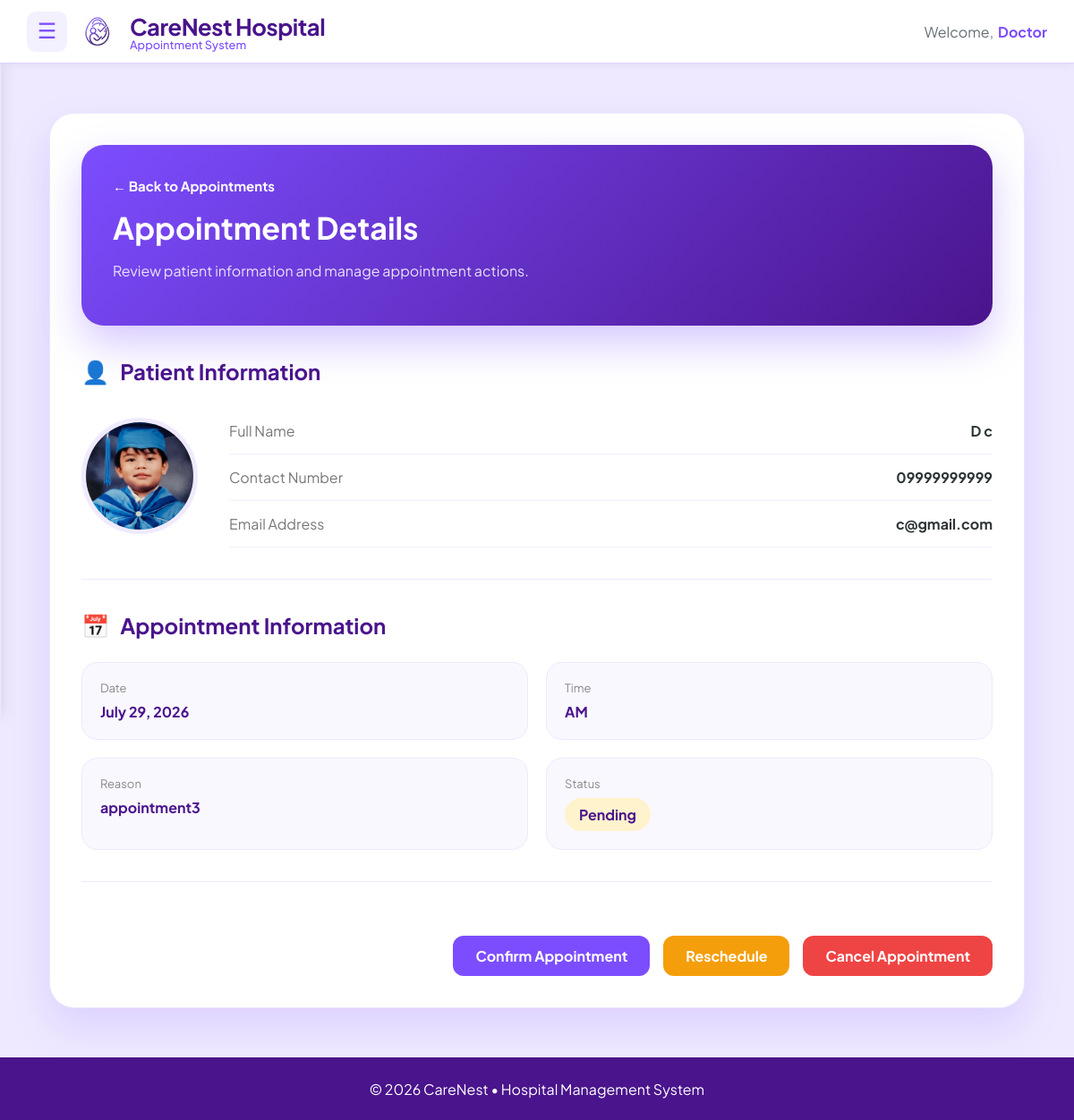
Page /doctor/appointments/23/ (signed in) on the committed database.
### main/models.py (models this page shows, shortened)
class Appointment(models.Model):
    STATUS_CHOICES = [
        ('Waiting', 'Waiting'),
        ('Pending', 'Pending'),
        ('Confirmed', 'Confirmed'),
        ('Completed', 'Completed'),
        ('Cancelled', 'Cancelled'),
    ]
    TIME_PERIOD_CHOICES = [
        ('AM', 'AM'),
        ('PM', 'PM'),
    ]
    patient = models.ForeignKey(
        Patient,
        on_delete=models.CASCADE,
        related_name='appointments'
    )
    doctor = models.ForeignKey(
        Doctor,
        on_delete=models.CASCADE,
        related_name='appointments'
    )
    date = models.DateField()
    time_period = models.CharField(
        max_length=2,
        choices=TIME_PERIOD_CHOICES,
        default='AM'
    )
    reason = models.TextField()
    status = models.CharField(
        max_length=15,
        choices=STATUS_CHOICES,
        default='Pending'
    )
    created_at = models.DateTimeField(auto_now_add=True)

class Patient(models.Model):
    SEX_CHOICES = [
        ('Male', 'Male'),
        ('Female', 'Female'),
        ('Other', 'Other'),
    ]
    BLOOD_TYPE_CHOICES = [
        ('A+', 'A+'),
        ('A-', 'A-'),
        ('B+', 'B+'),
        ('B-', 'B-'),
        ('AB+', 'AB+'),
        ('AB-', 'AB-'),
        ('O+', 'O+'),
        ('O-', 'O-'),
        ('Unknown', 'Unknown'),
    ]
    user = models.OneToOneField(
        User,
        on_delete=models.CASCADE,
        related_name='patient_profile'
    )
    first_name = models.CharField(max_length=50, default="Unknown")
    middle_name = models.CharField(max_length=50, blank=True, null=True)
    last_name = models.CharField(max_length=50, default="Unknown")
    date_of_birth = models.DateField()
    sex = models.CharField(
        max_length=10,
        choices=SEX_CHOICES,
        default='Male'
    )
    blood_type = models.CharField(
        max_length=10,
        choices=BLOOD_TYPE_CHOICES,
        default='Unknown'
    )
    height = models.DecimalField(
        max_digits=5,
        decimal_places=2,
        blank=True,
        null=True,
        help_text="Height in centimeters"
    )
    weight = models.DecimalField(
        max_digits=5,
        decimal_places=2,
        blank=True,
        null=True,
        help_text="Weight in kilograms"
    )
    address = models.TextField()
    contact_number = models.CharField(max_length=15)
    profile_picture = models.ImageField(
        upload_to=user_directory_path,
        default='default.jpg',
        blank=True,
        null=True
    )
    @property
    def email(self):
        return self.user.email

### main/views.py (the view)
# urls.py: path("doctor/appointments/<int:appointment_id>/",views.doctor_appointment_detail, name="doctor_appointment_detail",),
@login_required
def doctor_appointment_detail(request, appointment_id):
    try:
        doctor = request.user.doctor_profile
    except Doctor.DoesNotExist:
        return redirect("login")
    appointment = get_object_or_404(
        Appointment,
        id=appointment_id,
        doctor=doctor
    )
    has_medical_record = MedicalRecord.objects.filter(
        appointment=appointment
    ).exists()
    context = {
        "doctor": doctor,
        "appointment": appointment,
        "has_medical_record": has_medical_record,
    }
    return render(
        request,
        "doctors/appointment/doctor_appointment_details.html",
        context
    )

### main/templates/doctors/appointment/doctor_appointment_details.html (shortened to what this page needs)
{% extends "includes/dashboard_base.html" %}
{% load static %}
{% block content %}
{% block extra_css %}
<link rel="stylesheet" href="{% static 'css/doctor_appointment_details.css' %}">
{% endblock %}
<div class="appointment-details-page">
<section class="details-card">
<div class="appointment-header">
<div>
<a href="{% url 'doctor_appointments' %}" class="back-btn">
    ← Back to Appointments
</a>
<h1>
    Appointment Details
</h1>
<p>
Review patient information and manage appointment actions.
</p>
</div>
</div>
<div class="section-title">
<span>👤</span>
<h2>
Patient Information
</h2>
</div>
<div class="patient-section">
<div class="patient-photo">
{% if appointment.patient.profile_picture %}
<img src="{{ appointment.patient.profile_picture.url }}">
{% else %}
<img src="{% static 'images/default.jpg' %}">
{% endif %}
</div>
<div class="patient-info">
<div class="info-row">
<span>
Full Name
</span>
<strong>
{{ appointment.patient.first_name }}
{{ appointment.patient.last_name }}
</strong>
</div>
<div class="info-row">
<span>
Contact Number
</span>
<strong>
{{ appointment.patient.contact_number }}
</strong>
</div>
<div class="info-row">
<span>
Email Address
</span>
<strong>
{{ appointment.patient.email }}
</strong>
</div>
</div>
</div>
<hr>
<div class="section-title">
<span>📅</span>
<h2>
Appointment Information
</h2>
</div>
<div class="appointment-grid">
<div class="info-box">
<span>Date</span>
<strong>
{{ appointment.date|date:"F d, Y" }}
</strong>
</div>
<div class="info-box">
<span>Time</span>
<strong>
{{ appointment.time_period }}
</strong>
</div>
<div class="info-box">
<span>Reason</span>
<strong>
{{ appointment.reason }}
</strong>
</div>
<div class="info-box">
<span>Status</span>
<strong class="status {{ appointment.status|lower }}">
{{ appointment.status }}
</strong>
</div>
</div>
<hr>
<div class="action-buttons">
{% if appointment.status == "Pending" %}
<a href="{% url 'confirm_appointment' appointment.id %}"
class="confirm-btn">
Confirm Appointment
</a>
<a href="{% url 'reschedule_appointment' appointment.id %}"
class="reschedule-btn">
Reschedule
</a>
<a href="{% url 'cancel_appointment' appointment.id %}"
class="cancel-btn">
Cancel Appointment
</a>
{% elif appointment.status == "Cancelled" %}
<button disabled class="cancelled-btn">
Appointment Cancelled
</button>
{% endif %}
</div>
</section>
</div>
{% endblock %}

### main/templates/includes/dashboard_base.html (shortened to what this page needs)
{% load static %}
<!DOCTYPE html>
<html lang="en">
<head>
    <link rel="stylesheet" href="{% static 'css/dashboard_base.css' %}">
</head>
<body>
    <header class="dashboard-header">
        <div class="header-left">
            <button class="menu-btn" id="menu-toggle">
                ☰
            </button>
            <div class="brand">
                <img src="{% static 'images/CarenestLOGO.png' %}" alt="CareNest Logo" class="logo">
                <div class="brand-text">
                    <span class="hospital-name">CareNest Hospital</span>
                    <span class="tagline">Appointment System</span>
                </div>
            </div>
        </div>
        <div class="header-right">
            <span class="welcome-text">Welcome,</span>
            <span class="user-name">
                {{ request.user.first_name }}
            </span>
        </div>
    </header>
    <main class="dashboard-content" id="dashboard-content">
    {% block content %}
    {% endblock %}
</main>
    <footer class="dashboard-footer">
        <p>
            © 2026 CareNest • Hospital Management System
        </p>
    </footer>
</body>
</html>

### main/static/css/dashboard_base.css (style rules this page uses)
:root { --header-height:70px; --footer-height:70px; --sidebar-width:260px; --primary-purple:#7c4dff; --soft-purple:#f3f0ff; --deep-purple:#4a148c; --text-main:#2d3436; --text-muted:#636e72; --white:#ffffff; }
body { margin:0; font-family:'Plus Jakarta Sans',sans-serif; background:#fafaff; color:var(--text-main); min-height:100vh; display:flex; flex-direction:column; }
.dashboard-header { position:sticky; top:0; z-index:1000; height:70px; display:flex; justify-content:space-between; align-items:center; padding:0 30px; background:var(--white); border-bottom:1px solid #ddd0ff; box-shadow:0 2px 10px rgba(0,0,0,.05); }
.header-left { display:flex; align-items:center; gap:18px; }
.menu-btn { width:45px; height:45px; border:none; border-radius:10px; background:var(--soft-purple); color:var(--primary-purple); font-size:24px; cursor:pointer; transition:.3s; }
.brand { display:flex; align-items:center; gap:12px; }
.logo { width:32px; height:32px; object-fit:contain; margin-right:8px; }
.brand-text { display:flex; flex-direction:column; }
.hospital-name { font-size: 1.6rem; font-weight: 700; color: var(--deep-purple); letter-spacing: -0.5px; }
.tagline { font-size: 0.8rem; color: var(--primary-purple); font-weight: 500; margin-top: -4px; }
.header-right { display:flex; align-items:center; gap:5px; font-size:16px; }
.welcome-text { color:var(--text-muted); }
.user-name { font-weight:700; color:var(--primary-purple); }
.dashboard-content { flex:1; padding:30px; transition:margin-left .3s ease; background:#eee9ff; min-height:calc(100vh - var(--header-height) - var(--footer-height)); }
.dashboard-footer { height:70px; background:var(--deep-purple); color:white; display:flex; justify-content:center; align-items:center; flex-shrink:0; }

### main/static/css/doctor_appointment_details.css (style rules this page uses)
.appointment-details-page { max-width:1100px; margin:auto; padding:25px; }
.details-card { background:white; border-radius:28px; padding:35px; border:1px solid #ece8ff; box-shadow: 0 20px 45px rgba(124,77,255,.15); }
.appointment-header { background: linear-gradient( 135deg, #7c4dff, #4a148c ); border-radius:25px; padding:35px; color:white; margin-bottom:35px; box-shadow: 0 20px 45px rgba(124,77,255,.30); }
.appointment-header h1 { margin:15px 0 10px; font-size:34px; color:white; }
.appointment-header p { color:rgba(255,255,255,.85); }
.back-btn { color:white; text-decoration:none; font-weight:700; font-size:15px; }
.section-title { display:flex; align-items:center; gap:12px; margin-bottom:25px; }
.section-title span { font-size:25px; }
.section-title h2 { margin:0; color:#4a148c; font-size:24px; }
hr { border:none; border-top:1px solid #eee8ff; margin:35px 0; }
.patient-section { display:flex; align-items:center; gap:35px; }
.patient-photo img { width:120px; height:120px; border-radius:50%; object-fit:cover; border:5px solid #f0eaff; }
.patient-info { flex:1; }
.info-row { display:flex; justify-content:space-between; padding:15px 0; border-bottom:1px solid #f3efff; }
.info-row span { color:#777; }
.info-row strong { color:#2d3436; }
.appointment-grid { display:grid; grid-template-columns:repeat(2,1fr); gap:20px; }
.info-box { background:#faf8ff; border:1px solid #ece8ff; border-radius:18px; padding:20px; }
.info-box span { display:block; color:#888; font-size:13px; margin-bottom:8px; }
.info-box strong { color:#4a148c; }
.status { padding:8px 16px; border-radius:30px; display:inline-block; }
.pending { background:#fff3cd; color:#856404; }
.action-buttons { display:flex; justify-content:flex-end; gap:15px; flex-wrap:wrap; }
.action-buttons a, .action-buttons button { padding:12px 25px; border-radius:12px; border:none; text-decoration:none; font-weight:700; cursor:pointer; }
.confirm-btn { background:#7c4dff; color:white; }
.reschedule-btn { background:#f59e0b; color:white; }
.cancel-btn { background:#ef4444; color:white; }

### rows in the picture
Appointment: patient.profile_picture (picture), patient.first_name "D", patient.last_name "c", patient.contact_number "09999999999", patient.email "c@gmail.com", date "July 29, 2026", time_period "AM", reason "appointment3", status "Pending"

### other values in the picture
{{ request.user.first_name }} "Doctor"
